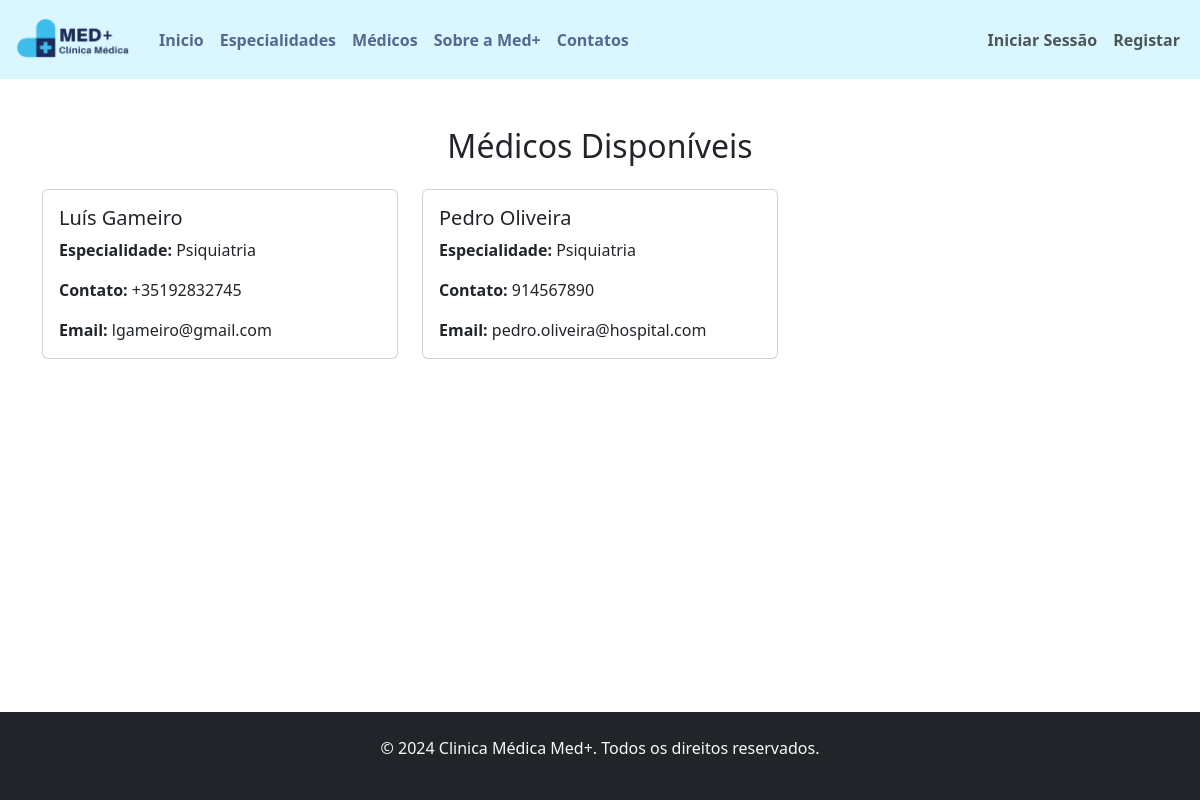
The app's page /medicos.php?especialidade=3 with its own data.
### tables this page shows
CREATE TABLE IF NOT EXISTS `medicos` (
  `id_medico` int NOT NULL AUTO_INCREMENT,
  `nome` varchar(100) DEFAULT NULL,
  `apelido` varchar(100) DEFAULT NULL,
  `id_especialidade` int DEFAULT NULL,
  `contato` varchar(15) DEFAULT NULL,
  `email` varchar(100) DEFAULT NULL,
  `user_id` int DEFAULT NULL,
  PRIMARY KEY (`id_medico`),
  KEY `fk_espMedico` (`id_especialidade`),
  KEY `fk_user_id_medico` (`user_id`)
);

CREATE TABLE IF NOT EXISTS `especialidades` (
  `id_especialidade` int NOT NULL AUTO_INCREMENT,
  `nome_especialidade` varchar(100) DEFAULT NULL,
  PRIMARY KEY (`id_especialidade`)
);

### medicos.php (the view, shortened to what this page needs)
<?php
include 'db_connect.php';
if (isset($_GET['especialidade'])) {
    $id_especialidade = $_GET['especialidade'];
    $sql = "SELECT medicos.nome, medicos.apelido, medicos.contato, medicos.email, especialidades.nome_especialidade
            FROM medicos
            JOIN especialidades ON medicos.id_especialidade = especialidades.id_especialidade
            WHERE medicos.id_especialidade = ?";
    $stmt = $conn->prepare($sql);
    $stmt->bind_param('i', $id_especialidade);
    $stmt->execute();
    $result = $stmt->get_result();
} else {
    $sql = "SELECT medicos.nome, medicos.apelido, medicos.contato, medicos.email, especialidades.nome_especialidade
            FROM medicos
            JOIN especialidades ON medicos.id_especialidade = especialidades.id_especialidade";
    $result = $conn->query($sql);
}
?>
<!DOCTYPE html>
<html lang="PT-PT">
<head>
    <link rel="stylesheet" href="css/styles.css">
    <link href="https://cdn.jsdelivr.net/npm/bootstrap@5.3.0/dist/css/bootstrap.min.css" rel="stylesheet">
</head>
<body>
    <nav class="navbar navbar-expand-lg navbar-light">
        <div class="container-fluid">
            <a class="navbar-brand" href="index.php"><img src="assets/logo.png" alt="Clinica Logo" height="53"></a>
            <div class="collapse navbar-collapse" id="navbarNav">
                <ul class="navbar-nav ms-center">
                    <li class="nav-item"><a class="nav-link" href="index.php" style="color: #586693">Inicio</a></li>
                    <li class="nav-item"><a class="nav-link" href="specialities.php" style="color: #586693">Especialidades</a></li>
                    <li class="nav-item"><a class="nav-link" href="doctors.php" style="color: #586693">Médicos</a></li>
                    <li class="nav-item"><a class="nav-link" href="about.php" style="color: #586693">Sobre a Med+</a></li>
                    <li class="nav-item"><a class="nav-link" href="contact.php" style="color: #586693">Contatos</a></li>
                </ul>
            </div>
            <div>
                <ul class="navbar-nav navbar-right">
                    <li class="nav-item"><a class="nav-link" href="login.php">Iniciar Sessão</a></li>
                    <li class="nav-item"><a class="nav-link" href="register.php">Registar</a></li>
                </ul>
            </div>
        </div>
    </nav>
    <div class="container mt-5">
        <h2 class="text-center mb-4">Médicos Disponíveis</h2>
        <div class="row">
            <?php
            if ($result->num_rows > 0) {
                while ($medico = $result->fetch_assoc()) {
                    echo "<div class='col-md-4 mb-4'>";
                    echo "<div class='card'>";
                    echo "<div class='card-body'>";
                    echo "<h5 class='card-title'>" . $medico['nome'] . " " . $medico['apelido'] . "</h5>";
                    echo "<p class='card-text'><strong>Especialidade:</strong> " . $medico['nome_especialidade'] . "</p>";
                    echo "<p class='card-text'><strong>Contato:</strong> " . $medico['contato'] . "</p>";
                    echo "<p class='card-text'><strong>Email:</strong> " . $medico['email'] . "</p>";
                    echo "</div>";
                    echo "</div>";
                    echo "</div>";
                }
            } else {
                echo "<p class='text-center'>Nenhum médico encontrado para esta especialidade.</p>";
            }
            ?>
        </div>
    </div>
    <footer class="bg-dark text-light text-center p-4">
        <p>&copy; 2024 Clinica Médica Med+. Todos os direitos reservados.</p>
    </footer>
</body>
</html>

### css/styles.css (style rules this page uses)
* { margin: 0; padding: 0; box-sizing: border-box; }
html, body { height: 100%; display: flex; flex-direction: column; }
.navbar { background-color: #daf7ff; padding: 1rem 2rem; font-weight: bold; }
.navbar-brand { font-weight: bold; font-size: 1.5rem; }
.container { flex: 1; }
footer { background-color: #343a40; color: white; text-align: center; padding: 1rem 0; position: relative; width: 100%; bottom: 0; margin-top: auto; }

### records on screen
medicos: nome "Luís", apelido "Gameiro", id_especialidade.nome_especialidade "Psiquiatria", contato "+35192832745", email "lgameiro@gmail.com"
medicos: nome "Pedro", apelido "Oliveira", id_especialidade.nome_especialidade "Psiquiatria", contato "914567890", email "pedro.oliveira@hospital.com"
